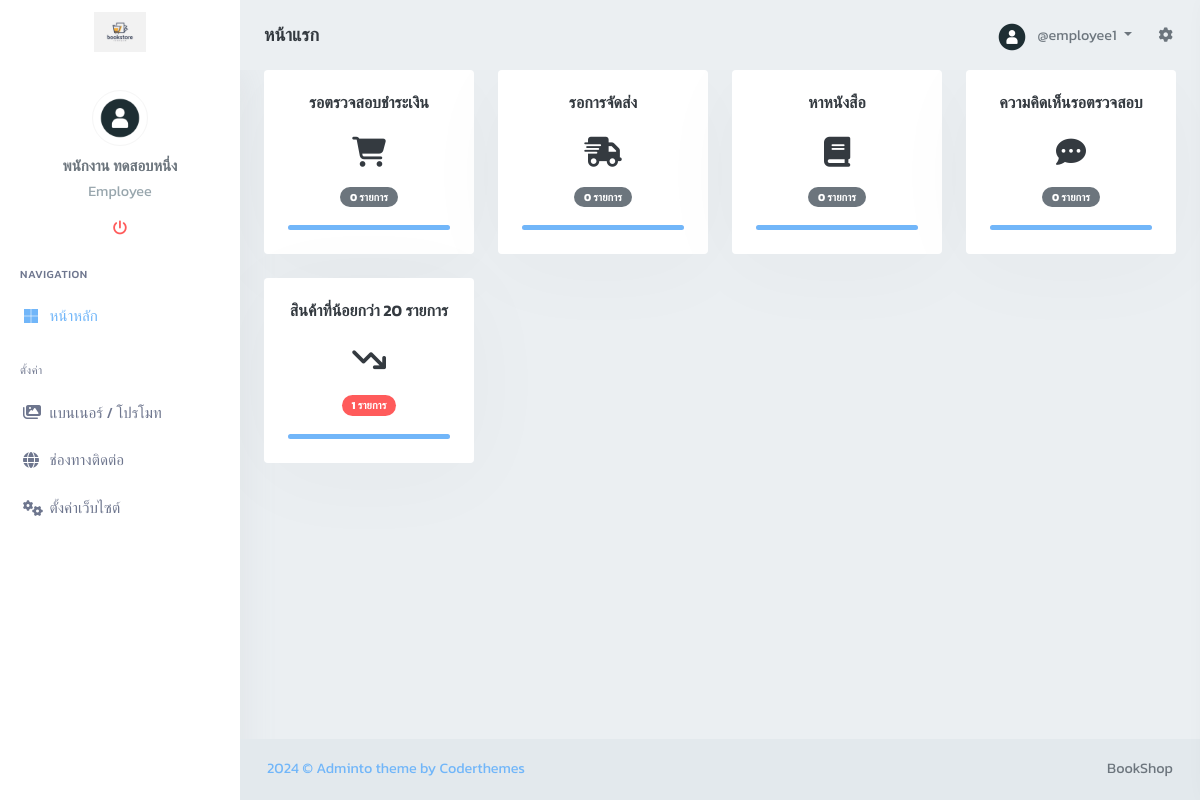
The app's page /admin/index (signed in) with its own data.
### tables this page shows
CREATE TABLE `bs_employees` (
  `emp_id` int(11) NOT NULL COMMENT 'รหัสพนักงาน',
  `emp_profile` varchar(100) NOT NULL COMMENT 'โปรไฟล์',
  `emp_fname` varchar(50) NOT NULL COMMENT 'ชื่ิอ',
  `emp_lname` varchar(50) NOT NULL COMMENT 'นามสกุล',
  `emp_username` varchar(50) NOT NULL COMMENT 'ชื่อผู้ใช้',
  `emp_password` varchar(255) NOT NULL COMMENT 'รหัสผ่าน',
  `emp_email` varchar(100) NOT NULL COMMENT 'อีเมล',
  `emp_status` tinyint(1) NOT NULL DEFAULT 1 COMMENT 'สถานะ 1 = ใช้งานได้, 0 = บล็อค',
  `emp_time_create` timestamp NOT NULL DEFAULT current_timestamp() COMMENT 'วัน เวลาสร้าง',
  `emp_time_update` timestamp NOT NULL DEFAULT current_timestamp() ON UPDATE current_timestamp() COMMENT 'วัน เวลาแก้ไข'
);

CREATE TABLE `bs_settings_website` (
  `st_id` int(11) NOT NULL COMMENT 'รหัสรายการตั้งค่า',
  `st_name` varchar(100) NOT NULL COMMENT 'รายการตั้งค่า',
  `st_detail` text DEFAULT NULL COMMENT 'รายละเอียดการตั้งค่า',
  `st_status` tinyint(1) NOT NULL DEFAULT 1 COMMENT 'สถานะ 1 = แสดง, 0 = ไม่แสดง',
  `st_time` timestamp NOT NULL DEFAULT current_timestamp() ON UPDATE current_timestamp() COMMENT 'วัน เวลา'
);

### admin/index.php (the view, shortened to what the rows shown need)
<?php
require_once("../db/connectdb.php");
require_once("../db/controller/SettingWebsiteController.php");
$SettingWebsiteController = new SettingWebsiteController($conn);
$QueryProductNumber = $SettingWebsiteController->getProductNumberLow();
?>
<!DOCTYPE html>
<html lang="en">
<head>
    <?php require_once('layouts/head.php') ?>
</head>
<body class="loading" data-layout-color="light" data-layout-mode="default" data-layout-size="fluid" data-topbar-color="light" data-leftbar-position="fixed" data-leftbar-color="light" data-leftbar-size='default' data-sidebar-user='true'>
    <div id="wrapper">
        <?php require_once('layouts/nav_topbar.php') ?>
        <?php require_once('layouts/nav_leftbar.php') ?>
        <div class="content-page">
            <div class="content">
                <div class="container-fluid">
                    <div class="row">
                        <div class="col-xl-3 col-md-6">
                            <a href="order_show">
                                <div class="card">
                                    <div class="card-body text-center">
                                        <div class="widget-box-2">
                                            <div class="widget-detail-2 text-center">
                                                <h2 class="fw-normal mb-1 text-center"> <i class="fa-solid fa-cart-shopping"></i> </h2>
                                            </div>
                                        </div>
                                    </div>
                                </div>
                            </a>
                        </div>
                        <div class="col-xl-3 col-md-6">
                            <a href="order_awaiting_shipment_show">
                                <div class="card">
                                    <div class="card-body text-center">
                                        <div class="widget-box-2">
                                            <div class="widget-detail-2 text-center">
                                                <h2 class="fw-normal mb-1 text-center"> <i class="fa-solid fa-truck-fast"></i> </h2>
                                            </div>
                                        </div>
                                    </div>
                                </div>
                            </a>
                        </div>
                        <div class="col-xl-3 col-md-6">
                            <a href="product_request_show">
                                <div class="card">
                                    <div class="card-body text-center">
                                        <div class="widget-box-2">
                                            <div class="widget-detail-2 text-center">
                                                <h2 class="fw-normal mb-1 text-center">
                                                    <i class="fa-solid fa-book"></i>
                                                </h2>
                                            </div>
                                        </div>
                                    </div>
                                </div>
                            </a>
                        </div>
                        <div class="col-xl-3 col-md-6">
                            <a href="review_show">
                                <div class="card">
                                    <div class="card-body text-center">
                                        <div class="widget-box-2">
                                            <div class="widget-detail-2 text-center">
                                                <h2 class="fw-normal mb-1 text-center"> <i class="fa-solid fa-comment-dots"></i> </h2>
                                            </div>
                                        </div>
                                    </div>
                                </div>
                            </a>
                        </div>
                        <div class="col-xl-3 col-md-6">
                            <a href="product_stock_show">
                                <div class="card">
                                    <div class="card-body text-center">
                                        <h4 class="header-title mt-0 mb-3">สินค้าที่น้อยกว่า <?php echo number_format($prdNumberLow) ?> รายการ</h4>
                                        <div class="widget-box-2">
                                            <div class="widget-detail-2 text-center">
                                                <h2 class="fw-normal mb-1 text-center"> <i class="fa-solid fa-arrow-trend-down"></i> </h2>
                                            </div>
                                            <div class="progress progress-bar-alt-pink progress-sm">
                                            </div>
                                        </div>
                                    </div>
                                </div>
                        </div>
                    </div>
                </div>
            </div>
            <?php require_once('./layouts/nav_footer.php') ?>
    </div>
</body>
</html>

### admin/layouts/nav_topbar.php (shortened to what the rows shown need)
<?php
require_once(__DIR__ . '/../../db/connectdb.php');
require_once(__DIR__ . '/../../db/controller/LoginController.php');
$LoginController = new LoginController($conn);
$empId = $_SESSION['emp_id'];
$useLoginEmployee = $LoginController->useLoginEmployees($empId);
?>
<div class="navbar-custom">
    <ul class="list-unstyled topnav-menu float-end mb-0">
        <li class="dropdown notification-list topbar-dropdown">
            <a class="nav-link dropdown-toggle nav-user me-0 waves-effect waves-light" data-bs-toggle="dropdown" href="#" role="button" aria-haspopup="false" aria-expanded="false">
                <?php if (empty($useLoginEmployee['emp_profile'])) { ?>
                    <img src="../uploads/img_employees/default.png" alt="user-image" class="rounded-circle">
                <?php } else { ?>
                    <img src="../uploads/img_employees/<?php echo $useLoginEmployee['emp_profile'] ?>" alt="user-image" class="rounded-circle">
                <?php } ?>
                <span class="pro-user-name ms-1">
                    <?php echo "@" . $useLoginEmployee['emp_username'] ?>
                </span>
            </a>
        </li>
    </ul>
    <div class="logo-box">
        <?php
        foreach ($settingsWebsite as $setting) {
            if ($setting['st_id'] == 3) {
                $logoDetail = $setting['st_detail'];
                echo '
                            <a href="index" class="d-flex justify-content-center mt-2">
                                <span class="logo-lg">
                                    <img class="img-fluid" style="max-height:40px" src="../uploads/img_web_setting/' . $logoDetail . '" alt="">
                                </span>
                            </a>
                        ';
                break;
            }
        }
        ?>
    </div>
</div>

### admin/layouts/nav_leftbar.php (shortened to what the rows shown need)
<div class="left-side-menu">
    <div class="h-100" data-simplebar>
        <div class="user-box text-center">
            <?php if (empty($useLoginEmployee['emp_profile'])) { ?>
                <img src="../uploads/img_employees/default.png ?>" alt="user-img" title="Mat Helme" class="rounded-circle img-thumbnail avatar-md">
            <?php } else { ?>
                <img src="../uploads/img_employees/<?php echo $useLoginEmployee['emp_profile'] ?>" alt="user-img" title="Mat Helme" class="rounded-circle img-thumbnail avatar-md">
            <?php } ?>
            <div class="dropdown">
                <a href="" class="user-name h5 mt-2 mb-1 d-block"><?php echo $useLoginEmployee['emp_fname'] . " " . $useLoginEmployee['emp_lname']; ?></a>
            </div>
            <p class="text-muted left-user-info">
                <?php
                $roleMap = [
                    1 => 'super Admin',
                    2 => 'Owner',
                    3 => 'Admin',
                    4 => 'Accounting',
                    5 => 'Sale',
                    6 => 'Employee'
                ];
                $authorities = explode(',', $useLoginEmployee['authority']);
                $roles = array_map(function ($authority) use ($roleMap) {
                    return $roleMap[$authority];
                }, $authorities);
                echo implode('<br> ', $roles);
                ?>
            </p>
            <ul class="list-inline">
                <li class="list-inline-item">
                </li>
            </ul>
        </div>
    </div>
</div>
</div>

### admin/layouts/nav_footer.php (shortened to what the rows shown need)
<footer class="footer">
    <div class="container-fluid">
        <div class="row">
            <div class="col-md-6">
                <div class="text-md-end footer-links d-none d-sm-block">
                    <a href=""><?php echo $websiteName ?></a>
                </div>
            </div>
        </div>
    </div>
</footer>

### records on screen
bs_employees: emp_profile (picture), emp_username "employee1", emp_fname "พนักงาน", emp_lname "ทดสอบหนึ่ง"
bs_settings_website: st_detail (picture)
bs_settings_website: st_detail "20"
bs_settings_website: st_detail "BookShop"

### other values on screen
$titlePage "หน้าแรก"
implode('<br> ', $roles) "Employee"
$amountOrderUnderReview "0"
$amountOrderAwaitingShipment "0"
$amountProductRequest "0"
$amountReviewNotShowing "0"
$productsLowNumber "1"
